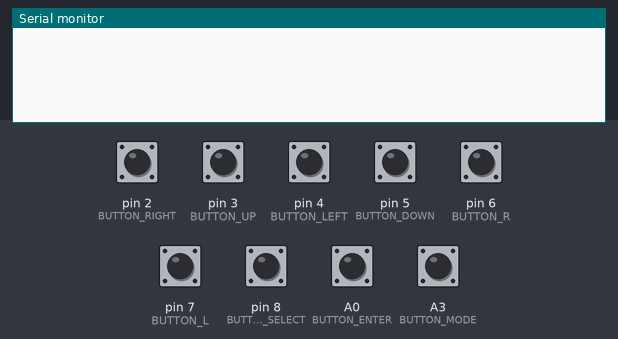
This sketch was run on a simulated Arduino Uno, built with avr-gcc and run on an emulated ATmega328P. On the bench: the last lines printed to the serial monitor. Inputs (shaded band) come from the test bench; at power-on: A0 (BUTTON_ENTER), A3 (BUTTON_MODE), pin 2 (BUTTON_RIGHT), pin 3 (BUTTON_UP), pin 4 (BUTTON_LEFT), pin 5 (BUTTON_DOWN), pin 6 (BUTTON_R), pin 7 (BUTTON_L), pin 8 (BUTTON_SELECT) HIGH.

Above: at 1.2 s.
1.3 s: pin 2 (BUTTON_RIGHT) pulled LOW for 0.15 s
At 1.9 s:
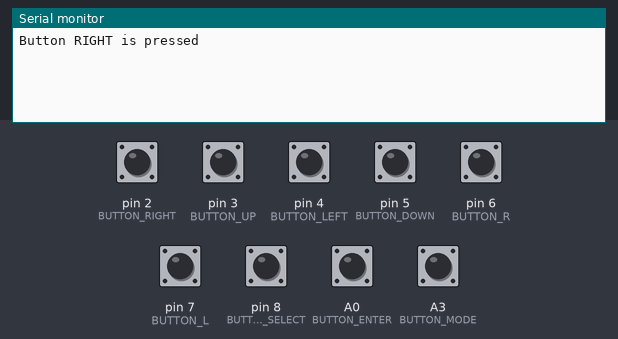
2.9 s: pin 3 (BUTTON_UP) pulled LOW for 0.15 s
At 4.1 s:
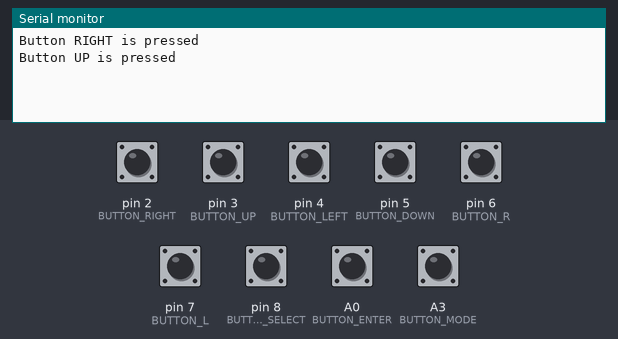
4.5 s: pin 4 (BUTTON_LEFT) pulled LOW for 0.15 s
At 5.5 s:
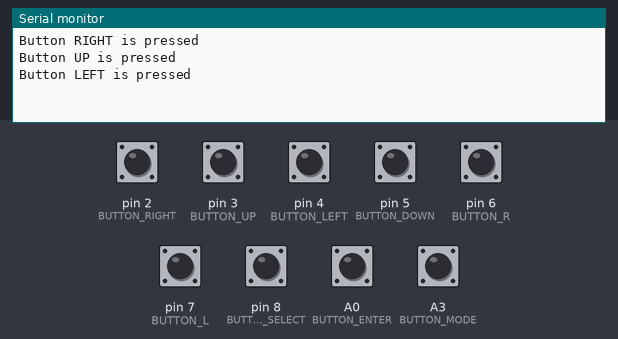
6.1 s: pin 5 (BUTTON_DOWN) pulled LOW for 0.15 s
At 6.7 s:
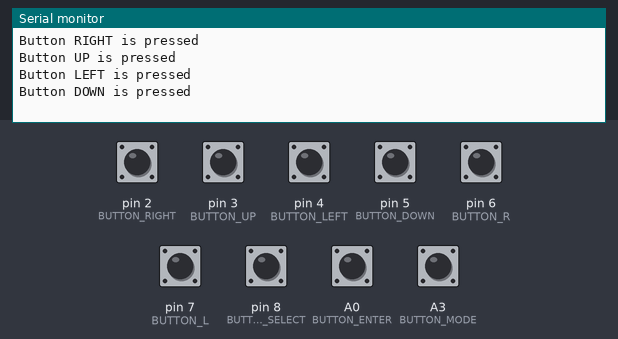
7.7 s: pin 6 (BUTTON_R) pulled LOW for 0.15 s
At 8.9 s:
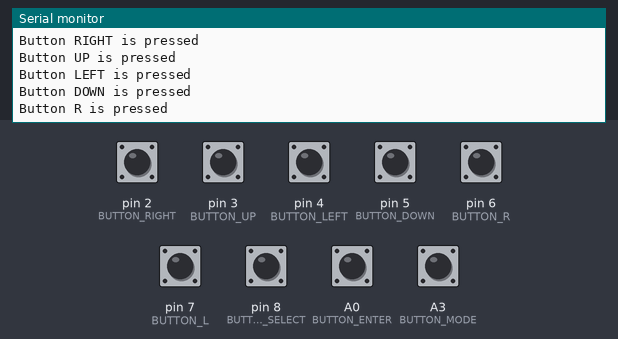
9.3 s: pin 7 (BUTTON_L) pulled LOW for 0.15 s
At 10.3 s:
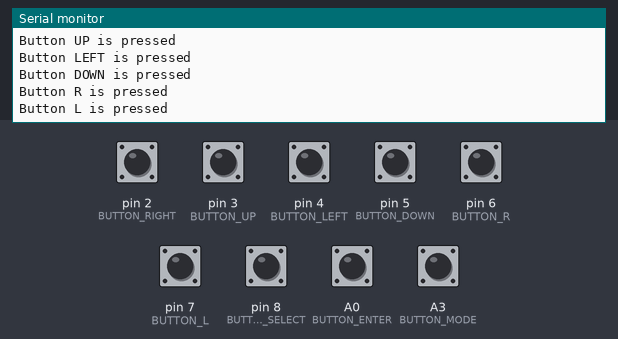

Measured:
- after the input at 1.3 s, the serial monitor: prints a new line at once (image 1)
- after the input at 2.9 s, the serial monitor: prints a new line at once (image 2)
- after the input at 4.5 s, the serial monitor: prints a new line at once (image 3)
- after the input at 6.1 s, the serial monitor: prints a new line at once (image 4)
- after the input at 7.7 s, the serial monitor: prints a new line at once (image 5)
- after the input at 9.3 s, the serial monitor: prints a new line at once (image 6)

The sketch:

Button_demo.ino
```cpp
#define BUTTON_UP 3
#define BUTTON_RIGHT 2
#define BUTTON_DOWN 5
#define BUTTON_LEFT 4
#define BUTTON_R 6
#define BUTTON_L 7
#define BUTTON_SELECT 8
#define BUTTON_MODE A3
#define BUTTON_ENTER A0
#define DELAY 500
void setup() {

 Serial.begin(9600);
 pinMode(BUTTON_UP, INPUT);
 digitalWrite(BUTTON_UP, HIGH);
 pinMode(BUTTON_RIGHT, INPUT);
 digitalWrite(BUTTON_RIGHT, HIGH);
 pinMode(BUTTON_DOWN, INPUT);
 digitalWrite(BUTTON_DOWN, HIGH);
 pinMode(BUTTON_LEFT, INPUT);
 digitalWrite(BUTTON_LEFT, HIGH);
 pinMode(BUTTON_L, INPUT);
 digitalWrite(BUTTON_L, HIGH);
 pinMode(BUTTON_R, INPUT);
 digitalWrite(BUTTON_R, HIGH);
 pinMode(BUTTON_SELECT, INPUT);
 digitalWrite(BUTTON_SELECT, HIGH);
 pinMode(BUTTON_MODE, INPUT);
 digitalWrite(BUTTON_MODE, HIGH);
 pinMode(BUTTON_ENTER, INPUT);
 digitalWrite(BUTTON_ENTER, HIGH);
}
void loop() {
 if(digitalRead(BUTTON_UP) == LOW) {
   Serial.println("Button UP is pressed");
   delay(DELAY);
 }
 else if(digitalRead(BUTTON_RIGHT) == LOW) {
   Serial.println("Button RIGHT is pressed");
   delay(DELAY);
 }
 else if(digitalRead(BUTTON_DOWN) == LOW) {
   Serial.println("Button DOWN is pressed");
   delay(DELAY);
 }
 else if(digitalRead(BUTTON_LEFT) == LOW) {
   Serial.println("Button LEFT is pressed");
   delay(DELAY);
 }
 else if(digitalRead(BUTTON_L) == LOW) {
   Serial.println("Button L is pressed");
   delay(DELAY);
 }
 else if(digitalRead(BUTTON_R) == LOW) {
   Serial.println("Button R is pressed");
   delay(DELAY);
 }
  else if(digitalRead(BUTTON_SELECT) == LOW) {
   Serial.println("Button SELECT is pressed");
   delay(DELAY);
 }
  else if(digitalRead(BUTTON_MODE) == LOW) {
   Serial.println("Button MODE is pressed");
   delay(DELAY);
 }  else if(digitalRead(BUTTON_ENTER) == LOW) {
   Serial.println("Button ENTER is pressed");
   delay(DELAY);
 }
}
```
